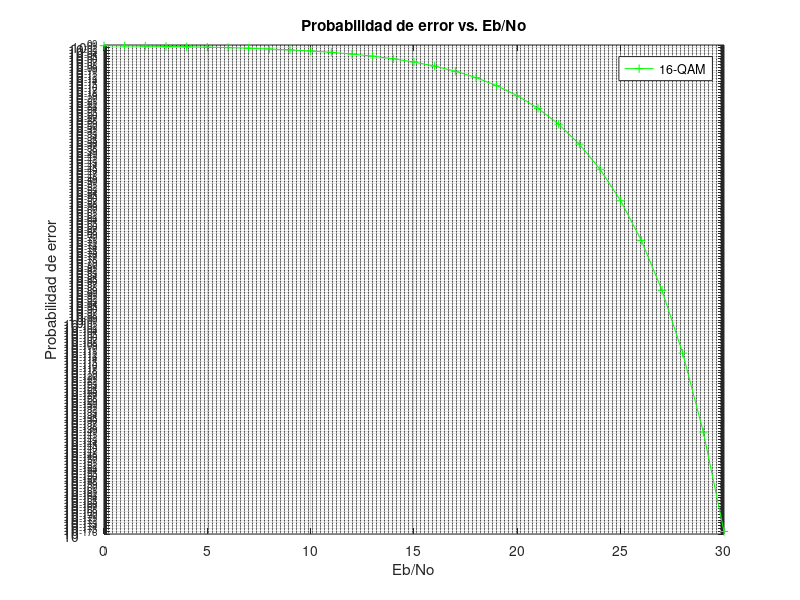

This figure's MATLAB source:
%% 16-QAM
close all
clc
M=16; %numero de fases
Pe=[]; %Creacion de un vector para la probabilidad de error

for Eb=0:1:30; %lazo for que varia el valor de Eb/No
    Eb1=10^(Eb/10);%Transformacion de dB a veces
    a=3*log2(M); %Parte a del factor
    b=2*(M-1);%Parte b del factor
    c=a/b;%Factor total que multiplica a Eb/No
    x=sqrt(c*Eb1);%Raiz del valor a calcular con la funcion erfc
    Pe1=2*((sqrt(M)-1)/sqrt(M))*erfc(x); %Calculo de la prob. de error
    Pe=[Pe Pe1]; %Asignacion de los valores de prob. de error
end

Eb=0:1:30;%Vector de Eb/No
semilogy(Eb,Pe','g+-') %Grafica semilogaritmica
legend('16-QAM') %Nombre de la grafica
title('Probabilidad de error vs. Eb/No') %Titulo
xlabel('Eb/No') %nombre del eje x
ylabel('Probabilidad de error') %nombre del eje y
grid on %cuadricula